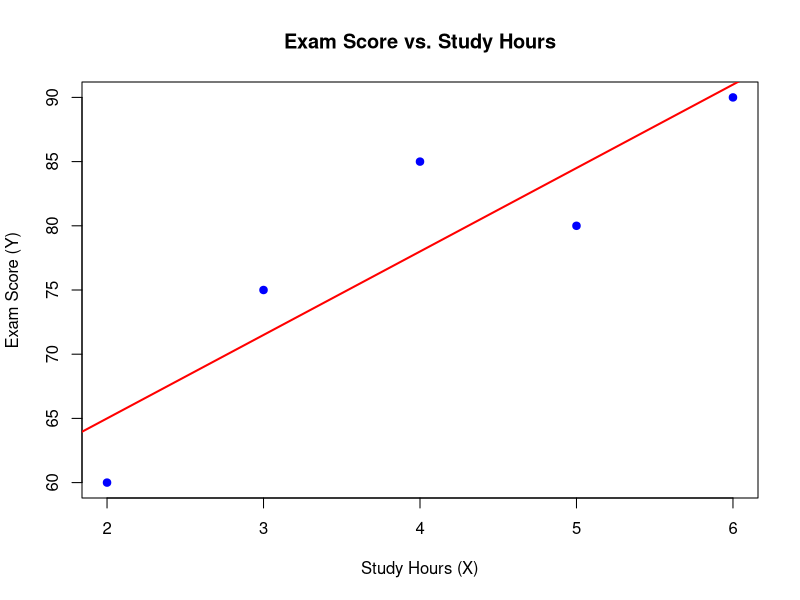

Reproduce this figure in R.
# R Script for Module 1: Simple Linear Regression (SLR)

# 1. Data Entry and Preparation
study_hours <- c(2, 3, 5, 6, 4)
exam_score <- c(60, 75, 80, 90, 85)
exam_data <- data.frame(study_hours, exam_score)
print(exam_data)

# 2. Fitting the Simple Linear Regression Model
slr_model <- lm(exam_score ~ study_hours, data = exam_data)

# 3. Analyzing the Model Output
summary(slr_model)

# 4. Visualizing the Regression Line
# Save the plot to a file (optional, but good practice for documentation)
png("slr_plot.png")
plot(exam_score ~ study_hours, data = exam_data,
     main = "Exam Score vs. Study Hours",
     xlab = "Study Hours (X)",
     ylab = "Exam Score (Y)",
     pch = 19, col = "blue")
abline(slr_model, col = "red", lwd = 2)
dev.off()

# 5. Making a Prediction
# Predict the score for a student who studies 4.5 hours
new_data <- data.frame(study_hours = 4.5)
prediction <- predict(slr_model, newdata = new_data)
print(paste("Predicted score for 4.5 hours of study:", round(prediction, 2)))
